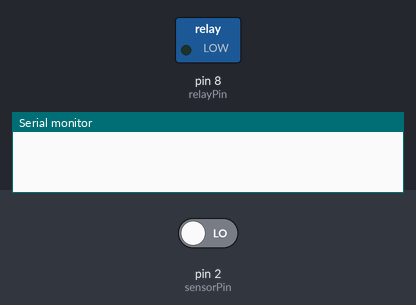
Bench run of a sketch on a simulated Arduino Uno, built with avr-gcc and run on an emulated ATmega328P. On the bench: switched loads named in the sketch (green lamp = pin HIGH), the last lines printed to the serial monitor. Inputs (shaded band) come from the test bench; at power-on: pin 2 (sensorPin) LOW.

Above: at 1.2 s.
1.3 s: pin 2 (sensorPin) driven HIGH
At 1.9 s:
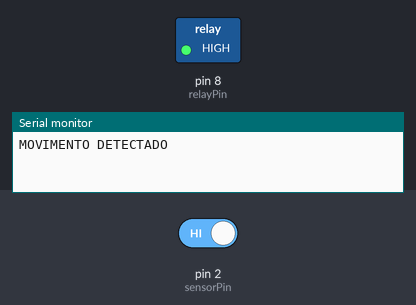
Timing chart, 0 to 4.3 s (numbered marks = the images above; inputs shaded):
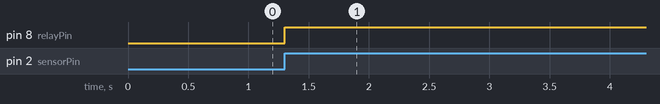

The sketch:

sensor_pir.ino
```cpp
int relayPin = 8;  // Pino do LED
int sensorPin = 2; // Pino do sensor de presença
bool estadoSensor = false;
bool movimentoDetectado = false;

// C++ code
//
void setup()
{
  Serial.begin(9600);
  pinMode(relayPin, OUTPUT);
  pinMode(sensorPin, INPUT);
}

void loop()
{
  estadoSensor = digitalRead(sensorPin);

  if (estadoSensor)
  {

    if (!movimentoDetectado)
    {
      digitalWrite(relayPin, HIGH);
      Serial.println("MOVIMENTO DETECTADO");
      movimentoDetectado = true;
      delay(60000);
    }
  }
  else
  {

    if (movimentoDetectado)
    {
      digitalWrite(relayPin, LOW);
      Serial.println("SEM MOVIMENTO");
      movimentoDetectado = false;
    }
  }

  delay(100);
}
```

Measured:
- after the input at 1.3 s, pin 8 (relayPin): LOW → HIGH at once
